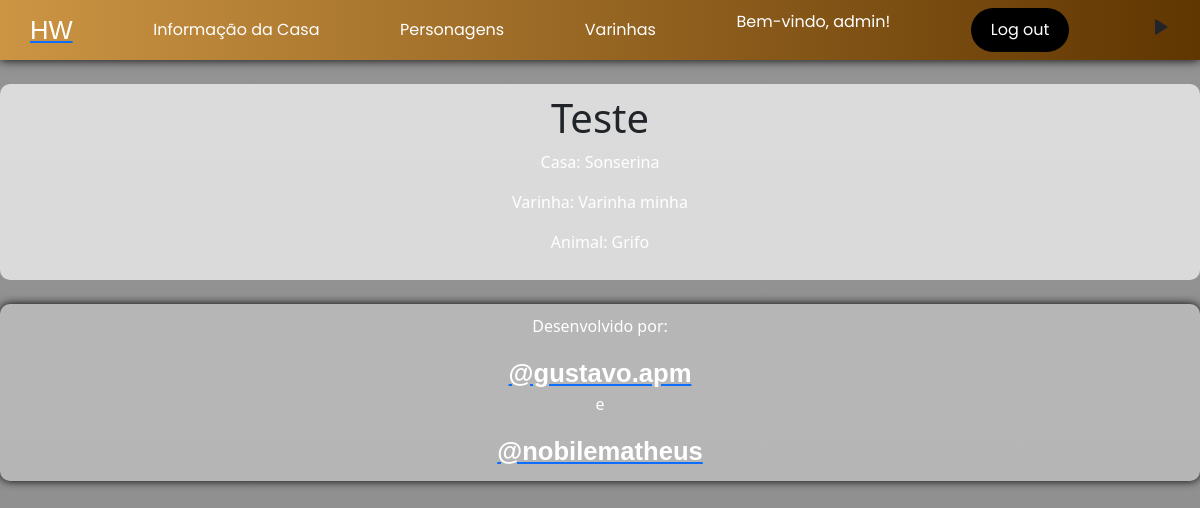
Screenshot of /aluno/f9927737-4c2d-49de-a72d-08642f77ccb3 (signed in) with the database file from the repository.
### hogwarts/models.py (models this page shows, shortened)
class Aluno(models.Model):
    id = models.UUIDField(verbose_name="ID_Aluno", primary_key=True, default=uuid.uuid4, editable=False)
    nome = models.CharField(verbose_name="Nome", max_length=255, null=False, blank=False, unique=True, help_text="Nome do Aluno")
    casa = models.ForeignKey(Casa, to_field='id',verbose_name="Casa", on_delete=models.DO_NOTHING, null=False, blank=False, help_text="Casa do Aluno")
    varinha = models.ForeignKey(Varinha, verbose_name="Varinha", on_delete=models.DO_NOTHING, null=False, blank=False, help_text="Varinha do Aluno")
    animal = models.ForeignKey(Animal, to_field='id',verbose_name="Animal", on_delete=models.DO_NOTHING, null=False, blank=False, help_text="Animal do Aluno")
    usuario = models.OneToOneField(User, verbose_name="Usuário", on_delete=models.CASCADE, null=True, blank=True, help_text="Usuário do Aluno")

class Casa(models.Model):
    id = models.AutoField(verbose_name="ID_Casa", primary_key=True, editable=False)
    nome = models.CharField(verbose_name="Nome", max_length=255, null=False, blank=False, unique=True, help_text="Nome da Casa")
    logo = models.ImageField(verbose_name="Logo da Casa", upload_to="media/", max_length=200, null=True, blank=True, help_text="Imagem do Personagem")

class Varinha(models.Model):
    id = models.UUIDField(verbose_name="ID_Varinha", primary_key=True, default=uuid.uuid4, editable=False)
    descricao = models.CharField(verbose_name="Descrição", max_length=255, null=False, blank=False, help_text="Descrição da Varinha")
    madeira = models.ForeignKey('Madeira', verbose_name="Madeira", on_delete=models.CASCADE, null=False, blank=False, help_text="Madeira da Varinha")
    nucleo = models.ForeignKey('Nucleo', verbose_name="Núcleo", on_delete=models.CASCADE, null=False, blank=False, help_text="Núcleo da Varinha")
    tamanho = models.ForeignKey('Tamanho', verbose_name="Tamanho", on_delete=models.CASCADE, null=False, blank=False, help_text="Tamanho da Varinha")

class Animal(models.Model):
    id = models.AutoField(verbose_name="ID", primary_key=True)
    nome = models.CharField(verbose_name="Nome", max_length=255, null=False, blank=False, unique=True, help_text="Nome do Animal")
    descricao = models.CharField(verbose_name="Descrição", max_length=255, null=False, blank=False, help_text="Descrição do Animal")

### hogwarts/views.py (the view)
# urls.py: path('aluno/<uuid:pk>', views.AlunoDetailView.as_view(), name='aluno_detail'),
class AlunoDetailView(generic.DetailView):
    model = Aluno
    context_object_name = 'aluno_detail'
    template_name = 'aluno/aluno_detail.html'

### hogwarts/templates/aluno/aluno_detail.html
{% extends 'base_form.html' %}
{% load static %}
{% block conteudo %}
    <br>
    <div class="info">
        <h1>{{ aluno_detail.nome }}</h1>
        <p>Casa: {{aluno_detail.casa.nome}}</p>
        <p>Varinha: {{aluno_detail.varinha.descricao}}</p>
        <p>Animal: {{aluno_detail.animal.nome}}</p>
    </div>
    <br>
{% endblock %}

### hogwarts/templates/components/header.html (shortened to what this page needs)
<header>
    <nav class="navbar">
        {% if user.is_authenticated %}
            <a href="{% url 'area_logada' %}"><span class="logo_page text-decoration-none text-white">HW</span></a>
            <a href="{% url 'casa_detail' user.aluno.casa.id %}" class="text-decoration-none text-white">Informação da Casa</a>
            <a href="#informacao" class="text-decoration-none text-white">Personagens</a>
            <a href="#wands" class="text-decoration-none text-white">Varinhas</a>
            <p class="text-decoration-none text-white">Bem-vindo, {{ user.username }}!</p>
            <a href="{% url 'logout' %}" class="loginBtn text-decoration-none text-white">Log out</a>
        {% endif %}
        <div class="botao-musica">
            <label for="resume-pause" class="botao-toggle">
            </label>
        </div>
    </nav>
</header>

### hogwarts/static/css/style_form.css (style rules this page uses)
:root { --fundo-cinza: #ffffff55; --branco-transparente: #ffffffaa; --branco: #fff; --preto: #000; --cinza: #444444; --primary-color-grifinoria: #5b0000; --secundary-color-grifinoria: #660505aa; --primary-color-sonserina: #00572aaa; --secundary-color-sonserina: #084103; --primary-color-lufalufa: #e1ec05aa; --secundary-color-lufalufa: #6e7b08; --primary-color-corvinal: #0420aaaa; --secundary-color-corvinal: #030962; --primary-color-comensais: #000000; --secundary-color-comensais: #031701; --degrade-color-grifinoria: linear-gradient(to left, var(--primary-color-grifinoria), var(--secundary-color-grifinoria) ); --degrade-color-sonserina: linear-gradient(to right, var(--primary-color-sonserina), var(--secundary-color-sonserina)); --degrade-color-lufalufa: linear-gradient(to right, var(--primary-color-lufalufa), var(--secundary-color-lufalufa)); --dregrade-color-corvinal: linear-gradient(to right, var(--primary-color-corvinal), var(--secundary-color-corvinal)); --degrade-color-comensais: linear-gradient(to left,var(--primary-color-comensais), var(--secundary-color-comensais)); }
* { margin: 0; padding: 0; box-sizing: border-box; }
header { background-image: linear-gradient(to right, #CC9544, #603601); }
.logo_page { display: flex; justify-content: center; align-items: center; font-family: 'Harry Potter', sans-serif; font-size: 1.6rem; font-weight: 400; cursor: pointer; }
.navbar { font-family: poppins, sans-serif; display: flex; justify-content: space-between; align-items: center; width: 100%; max-width: 1200px; margin: 0 auto; padding: 10px; }
html, body { font-family: poppins, sans-serif; font-weight: 400; width: auto; height:auto; background-image: linear-gradient(rgba(41, 41, 41, 0.5), rgba(31, 30, 30, 0.5)), url("../images/background_cria_persona.jpg"); background-size: cover; background-attachment: fixed; background-position: center; background-repeat: no-repeat; transition: .3s; padding: 0 auto; }

### hogwarts/static/css/caracters.css (style rules this page uses)
.info { display: flex; flex-direction: column; justify-content: space-between; text-align: center; width: 100%; max-width: 1200px; margin: 0 auto; padding: 10px; background-color: var(--branco-transparente); border-radius: 10px; background-size: cover; background-attachment: fixed; background-position: center; background-repeat: no-repeat; }
.info p { color:var(--branco); }

### hogwarts/static/css/header.css (style rules this page uses)
header { display: flex; justify-content: space-between; align-items: center; box-shadow: 0 0 10px #000; padding: 0 20px; position: relative; background-image: linear-gradient(to left, #3a3a3aaa, #e4e4e4); }
.logo_page { display: flex; justify-content: center; align-items: center; font-family: 'Harry Potter', sans-serif; font-size: 1.6rem; font-weight: 400; cursor: pointer; }
.navbar { font-family: poppins, sans-serif; display: flex; justify-content: space-between; align-items: center; width: 100%; max-width: 1200px; margin: 0 auto; padding: 10px; }
.loginBtn { display: flex; justify-content: center; align-items: center; color: var(--branco); background-color: var(--preto); padding: 10px 20px; border-radius: 50px; cursor: pointer; transition: 0.3s; }
.play { display: block; }

### rows the page displays
Aluno: nome "Teste", casa.nome "Sonserina", varinha.descricao "Varinha minha", animal.nome "Grifo"

### other values shown
{{ user.username }} "admin"
